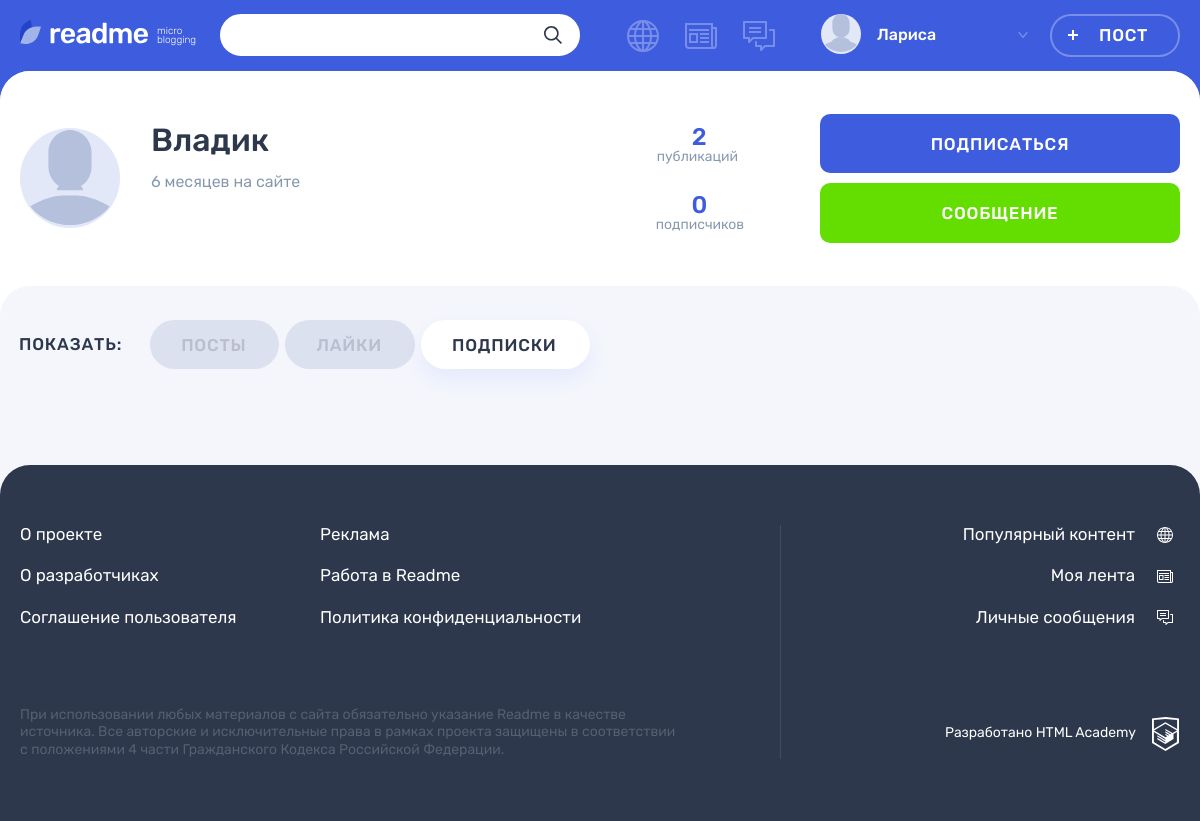
The page /profile.php?author_id=2&profile-content=subscriptions (signed in) on the database its author committed.
### tables this page shows
CREATE TABLE users (
  id INT UNSIGNED AUTO_INCREMENT PRIMARY KEY,
  registration_date DATETIME NOT NULL DEFAULT CURRENT_TIMESTAMP,
  email VARCHAR(255) NOT NULL UNIQUE,
  login VARCHAR(10) NOT NULL UNIQUE,
  password VARCHAR(255),
  avatar VARCHAR(255)
);

CREATE TABLE posts (
  id INT UNSIGNED AUTO_INCREMENT PRIMARY KEY,
  date_creation DATETIME NOT NULL DEFAULT CURRENT_TIMESTAMP,
  title VARCHAR(35) NOT NULL,
  content TEXT(1000) DEFAULT NULL,
  quote_author VARCHAR(255) DEFAULT NULL,
  image TEXT DEFAULT NULL,
  video VARCHAR(255) DEFAULT NULL,
  website_link VARCHAR(255) DEFAULT NULL,
  views_number INT DEFAULT 0,
  author_id INT UNSIGNED,
  type_id INT UNSIGNED,
  original_recoding_author INT UNSIGNED,
  original_id INT UNSIGNED,
  repost BOOLEAN DEFAULT NULL,

  FOREIGN KEY (author_id) REFERENCES users (id),
  FOREIGN KEY (type_id) REFERENCES content_type (id),
  FOREIGN KEY (original_recoding_author) REFERENCES users (id),
  FOREIGN KEY (original_id) REFERENCES posts (id)
);

### helpers.php (called while the page is built, shortened)
<?php
function get_noun_plural_form(int $number, string $one, string $two, string $many): string
{
    $mod10 = $number % 10;
    $mod100 = $number % 100;
    switch (true) {
        case ($mod10 > 5):
            return $many;
        case ($mod10 === 1):
            return $one;
        case ($mod10 >= 2 && $mod10 <= 4):
            return $two;
        default:
            return $many;
    }
}
function include_template(string $name, array $data = []): string
{
    $name = 'templates/' . $name;
    extract($data);
    require $name;
    return ob_get_clean();
}
function getRelativeFormat(string $date, string $value = "назад"): string
{
    $currentDate = new DateTime("", new DateTimeZone("Europe/Moscow"));
    $publicationDate = new DateTime($date);
    $difference = $currentDate->diff($publicationDate);
    $minutes = $difference->i;
    $hours = $difference->h;
    $days = $difference->d;
    $weeks = floor($days / 7);
    $months = $difference->m;
    $minute = get_noun_plural_form($minutes, 'минуту', 'минуты', 'минут');
    $hour = get_noun_plural_form($hours, 'час', 'часа', 'часов');
    $day = get_noun_plural_form($days, 'день', 'дня', 'дней');
    $week = get_noun_plural_form($weeks, 'неделю', 'недели', 'недель');
    $month = get_noun_plural_form($months, 'месяц', 'месяца', 'месяцев');
    if ($months > 0) {
        $timeDifference = "{$months} {$month} {$value}";
    } elseif ($weeks > 0) {
        $timeDifference = "{$weeks} {$week} {$value}";
    } elseif ($days > 0) {
        $timeDifference = "{$days} {$day} {$value}";
    } elseif ($hours > 0) {
        $timeDifference = "{$hours} {$hour} {$value}";
    } elseif ($minutes > 0) {
        $timeDifference = "{$minutes} {$minute} {$value}";
    } else {
        $timeDifference = "только что";
    }
    return $timeDifference;
}

### templates/profile.php (the view, shortened to what this page needs)
<main class="page__main page__main--profile">
  <div class="profile profile--posts">
    <div class="profile__user-wrapper">
      <div class="profile__user user container">
        <div class="profile__user-info user__info">
          <div class="profile__avatar user__avatar">
            <img class="profile__picture user__picture" src="uploads/<?= !empty($authorData['avatar']) && file_exists('uploads/' . $authorData['avatar']) ? htmlspecialchars($authorData['avatar']) : "icon-input-user.svg" ?>" alt="Аватар пользователя">
          </div>
          <div class="profile__name-wrapper user__name-wrapper">
            <span class="profile__name user__name"><?= htmlspecialchars($authorData['login']) ?></span>
            <time class="profile__user-time user__time" datetime="<?= htmlspecialchars($authorData['registration_date']) ?>"><?= getRelativeFormat(htmlspecialchars($authorData['registration_date']), "на сайте") ?></time>
          </div>
        </div>
        <div class="profile__rating user__rating">
          <p class="profile__rating-item user__rating-item user__rating-item--publications">
            <span class="user__rating-amount"><?= $postsCount ?></span>
            <span class="profile__rating-text user__rating-text">публикаций</span>
          </p>
          <p class="profile__rating-item user__rating-item user__rating-item--subscribers">
            <span class="user__rating-amount"><?= $followerCounts['count'] ?></span>
            <span class="profile__rating-text user__rating-text">подписчиков</span>
          </p>
        </div>
        <div class="profile__user-buttons user__buttons">
          <?php if (!in_array($user, $followerInformation)): ?>
          <a class="profile__user-button user__button user__button--subscription button button--main" href="subscription.php?author_id=<?= htmlspecialchars($_GET['author_id']) ?>">Подписаться</a>
          <?php  else: ?>
          <a class="profile__user-button user__button user__button--subscription button button--main" href="subscription.php?author_id=<?= htmlspecialchars($_GET['author_id']) ?>">Отписаться</a>
          <?php endif ?>
          <a class="profile__user-button user__button user__button--writing button button--green" href="<?= htmlspecialchars($_GET['author_id']) !== $user ? 'messages.php?interlocutor_id=' . htmlspecialchars($_GET['author_id']) : '' ?>">Сообщение</a>
        </div>
      </div>
    </div>
    <div class="profile__tabs-wrapper tabs">
      <div class="container">
        <div class="profile__tabs filters">
          <b class="profile__tabs-caption filters__caption">Показать:</b>
          <ul class="profile__tabs-list filters__list tabs__list">
            <li class="profile__tabs-item filters__item">
              <a class="profile__tabs-link filters__button<?= $activeClass = !isset($_GET['profile-content']) ? ' filters__button--active tabs__item tabs__item--active' : ''; ?> button" href="profile.php?author_id=<?= $_GET['author_id'] ?>">Посты</a>
            </li>
            <li class="profile__tabs-item filters__item">
              <a class="profile__tabs-link filters__button<?= $activeClass = isset($_GET['profile-content']) && $_GET['profile-content'] === 'likes' ? ' filters__button--active tabs__item tabs__item--active' : ''; ?> button" href="profile.php?author_id=<?= $_GET['author_id'] ?>&profile-content=likes">Лайки</a>
            </li>
            <li class="profile__tabs-item filters__item">
              <a class="profile__tabs-link filters__button <?= $activeClass = isset($_GET['profile-content']) && $_GET['profile-content'] === 'subscriptions' ? ' filters__button--active tabs__item tabs__item--active' : ''; ?> button" href="profile.php?author_id=<?= $_GET['author_id'] ?>&profile-content=subscriptions">Подписки</a>
            </li>
          </ul>
        </div>
      </div>
    </div>
  </div>
</main>

### rows shown on the page
users: login "Владик", registration_date "6 месяцев на сайте"
posts: id "2"

### other values the page prints
$userName "Лариса"
$followerCounts['count'] "0"
$russianValues[$menuElement] "Популярный контент"
$russianValues[$menuElement] "Моя лента"
$russianValues[$menuElement] "Личные сообщения"
